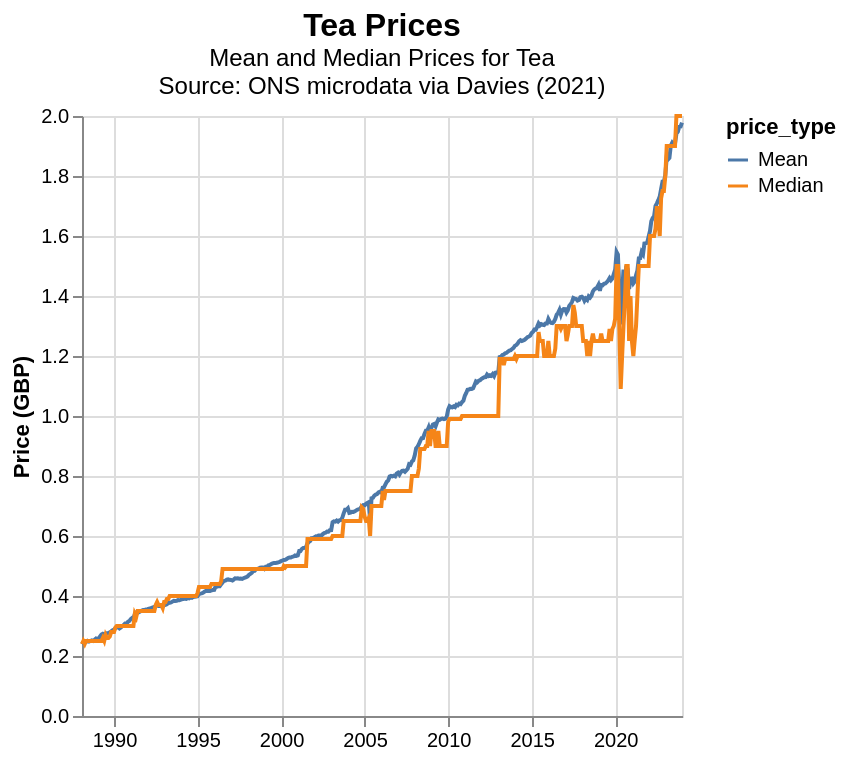

The cell this chart's notebook holds for it:
### Code cell
alt.Chart(avg_tea_prices_melted).mark_line().encode(
    x=alt.X('date:T', title=''),
    y=alt.Y('price:Q', title='Price (GBP)'),
    color='price_type:N'
).properties(
    title={
        "text": "Tea Prices",
        "subtitle": ["Mean and Median Prices for Tea", "Source: ONS microdata via Davies (2021)"],
        "fontSize": 16
    }
)

### Figure 1 — Vega-Lite specification as saved in the notebook (floating-point values rounded to 4 significant figures; data arrays with more than 128 entries replaced by an {"elided": "..."} marker saying what was removed)
{"config": {"view": {"continuousWidth": 300, "continuousHeight": 300}}, "data": {"name": "data-6eec752b9b29b3a952628104dcc20554"}, "mark": {"type": "line"}, "encoding": {"color": {"field": "price_type", "type": "nominal"}, "x": {"field": "date", "title": "", "type": "temporal"}, "y": {"field": "price", "title": "Price (GBP)", "type": "quantitative"}}, "title": {"text": "Tea Prices", "subtitle": ["Mean and Median Prices for Tea", "Source: ONS microdata via Davies (2021)"], "fontSize": 16}, "$schema": "https://vega.github.io/schema/vega-lite/v6.1.0.json", "datasets": {"data-6eec752b9b29b3a952628104dcc20554": {"elided": "858 records"}}}
